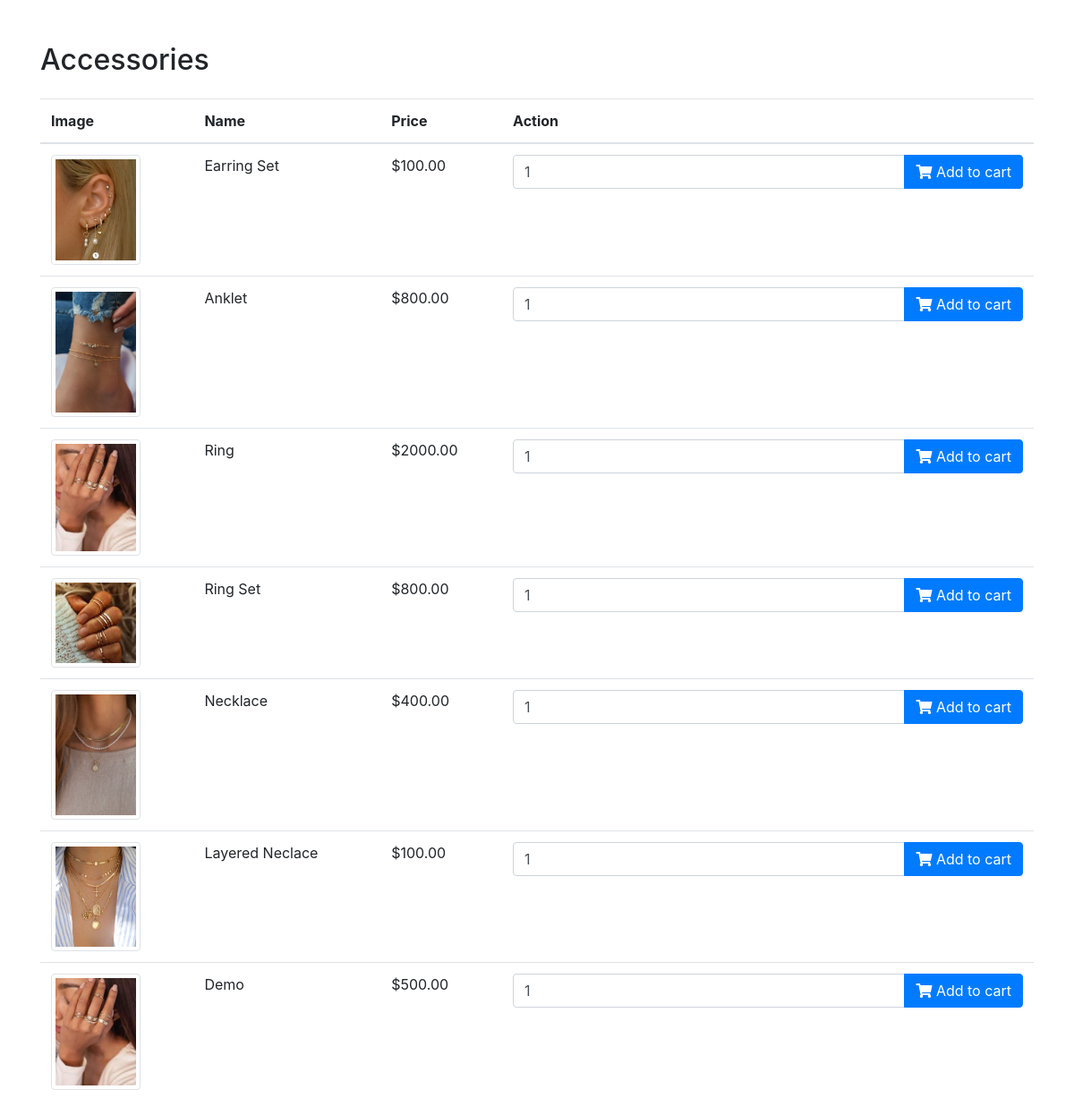
Page /accessories on the committed database.
### fashion_app/models.py (models this page shows, shortened)
class Product(models.Model):
    name = models.CharField(max_length=255)
    price = models.DecimalField(max_digits=10, decimal_places=2)
    photo = models.ImageField(upload_to='product_images/', null=True, blank=True)
    category = models.ForeignKey(Category, on_delete=models.CASCADE)
    size = models.CharField(max_length=20, null=True, blank=True)
    quantity = models.PositiveIntegerField(default=0)

### fashion_app/views.py (the view)
# urls.py: path('accessories', views.accessories, name='accessories'),
def accessories(request):
    accessories = Product.objects.filter(category__name="Accessories")
    return render(request, 'accessories.html', {'accessories': accessories})

### templates/accessories.html (shortened to what this page needs)
<!DOCTYPE html>
<html lang="en">
{% load static %}
<head>
    <link rel="stylesheet" href="https://stackpath.bootstrapcdn.com/bootstrap/4.4.1/css/bootstrap.min.css">
    <link rel="stylesheet" href="https://cdnjs.cloudflare.com/ajax/libs/font-awesome/5.15.3/css/all.min.css">
</head>
<body>
<div class="container">
    <h2 class="mt-5 mb-4">Accessories</h2>
    <table class="table">
        <thead>
            <tr>
                <th scope="col">Image</th>
                <th scope="col">Name</th>
                <th scope="col">Price</th>
                <th scope="col">Action</th>
            </tr>
        </thead>
        <tbody>
            {% for accessory in accessories %}
                <tr>
                    <td>
                        {% if accessory.photo %}
                            <img
                                src="{{ accessory.photo.url }}"
                                class="img-thumbnail img-zoomable"
                                alt="{{ accessory.name }}"
                                width="100"
                                height="100"
                                onclick="openFullscreen(this)">
                        {% endif %}
                    </td>
                    <td>{{ accessory.name }}</td>
                    <td>${{ accessory.price }}</td>
                    <td>
                        <form method="post" action="{% url 'add_to_cart' accessory.id %}">
                            <div class="input-group">
                                <input type="number" name="quantity" class="form-control" value="1" min="1">
                                <div class="input-group-append">
                                    <button type="submit" class="btn btn-primary add-to-cart">
                                        <i class="fa fa-shopping-cart"></i> Add to cart
                                    </button>
                                </div>
                            </div>
                        </form>
                    </td>
                </tr>
            {% endfor %}
        </tbody>
    </table>
</div>
</body>
</html>

### templates/accessories.html (style rules this page uses)
.img-zoomable { cursor: pointer; transition: transform 0.3s; }

### rows in the picture
Product: photo (picture), name "Earring Set", price "100.00"
Product: photo (picture), name "Anklet", price "800.00"
Product: photo (picture), name "Ring", price "2000.00"
Product: photo (picture), name "Ring Set", price "800.00"
Product: photo (picture), name "Necklace", price "400.00"
Product: photo (picture), name "Layered Neclace", price "100.00"
Product: photo (picture), name "Demo", price "500.00"
